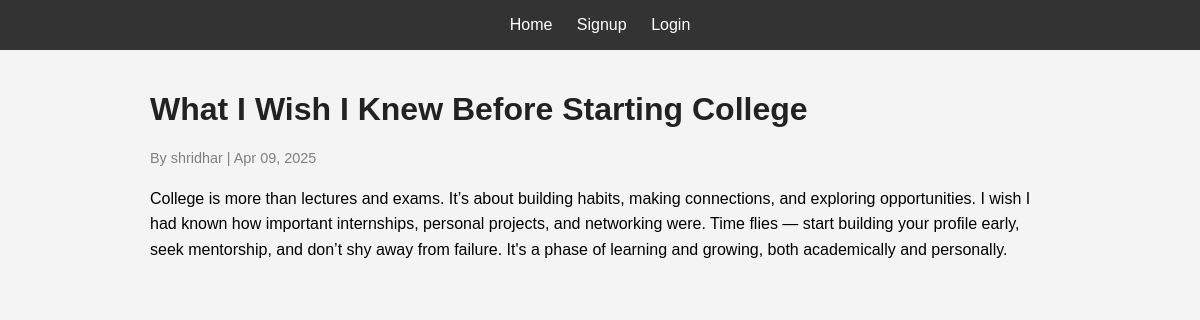
/detail/10/, run on the app's committed database.
### blog/models.py (models this page shows, shortened)
class Blog(models.Model):
    title = models.CharField(max_length=300)
    content = models.TextField()
    author = models.ForeignKey(User,on_delete=models.CASCADE)
    created_at=models.DateTimeField(auto_now_add=True)

### blog/views.py (the view)
# urls.py: path('detail/<int:id>/', views.blog_detail_view, name='blog_detail'),
def blog_detail_view(request, id):
    blog = get_object_or_404(Blog, pk=id)
    return render(request, 'blog_detail.html', {'blog': blog})

### blog/templates/blog_detail.html (shortened to what this page needs)
{% extends 'base.html' %}
{% load static %}
{% block content %}
<div class="blog-detail">
    <h1>{{ blog.title }}</h1>
    <p class="author">By {{ blog.author.username }} | {{ blog.created_at|date:"M d, Y" }}</p>
    <div class="content">{{ blog.content|linebreaks }}</div>
</div>
{% endblock %}

### blog/static/style.css (style rules this page uses)
body { font-family: Arial, sans-serif; margin: 0; background: #f4f4f4; }
h1, h2 { color: #222; }
.author { font-size: 0.9em; color: gray; }
.blog-detail .content { margin-top: 20px; line-height: 1.6; }

### data on the page
Blog: title "What I Wish I Knew Before Starting College", author.username "shridhar", created_at "Apr 09, 2025", content "College is more than lectures and exams. It’s about building habits, making connections, and exploring opportunities. I wish I had known how important internships, personal projects, and networking were. Time flies — start building your profile early, seek mentorship, and don’t shy away from failure. It's a phase of learning and growing, both academically and personally."
